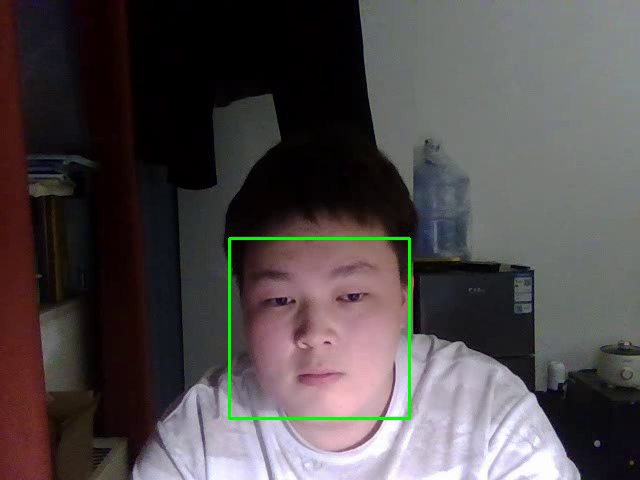
#> input picture frame 14 of 摄像/videos/video_20260422_195410.avi, 640 x 480 px, given in place of the camera
$ python main.py
#> lines starting #> are read from the running program, lines starting #| are printed output that depends on the picture; after the words box and inside, x2 and y2 are one past the last pixel; in counts of white or black regions, pixels touching at a corner belong together
import cv2
import os
import datetime

def main():
    # 1. 加载 OpenCV 自带的预训练人脸检测模型 (Haar Cascade)
    face_cascade = cv2.CascadeClassifier(cv2.data.haarcascades + 'haarcascade_frontalface_default.xml')

    # 2. 打开电脑的默认摄像头 (数字 0 表示默认摄像头)
    cap = cv2.VideoCapture(0)

    if not cap.isOpened():
        print("错误：无法打开摄像头。")
        return

    print("摄像头已开启。按 's' 开始录制，按 'p' 停止录制，按 'q' 键退出程序。")

    # 创建保存视频的文件夹
    output_dir = '摄像/videos'
    os.makedirs(output_dir, exist_ok=True)

    is_recording = False
    video_writer = None

    while True:
        # 3. 逐帧读取摄像头的画面
        ret, frame = cap.read()
#> frame is the input picture: shape (480, 640, 3); mean B, G, R 75.3, 74.3, 80.4

        if not ret:
            print("无法获取画面帧。")
            break

        # 4. 将彩色图像转换为灰度图像 (人脸检测模型在灰度图上运行更快、更准确)
        gray = cv2.cvtColor(frame, cv2.COLOR_BGR2GRAY)
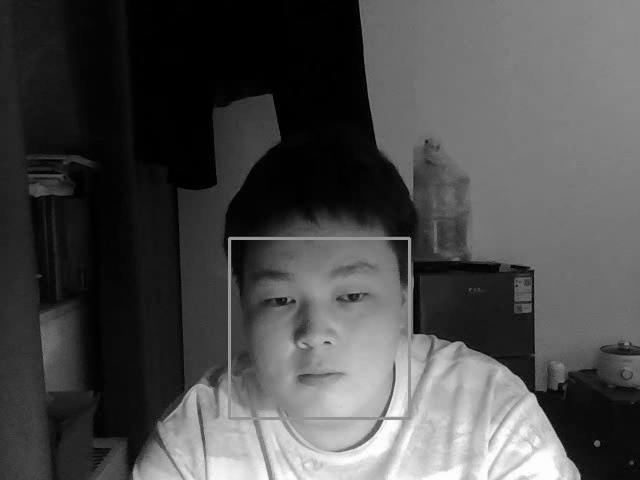
#> gray: shape (480, 640); min 0, max 255, mean 76.2

        # 5. 进行人脸检测
        faces = face_cascade.detectMultiScale(gray, scaleFactor=1.1, minNeighbors=5, minSize=(30, 30))
#> faces = [[229, 234, 183, 183]]

        # 6. 遍历检测到的所有人脸数据
        for (x, y, w, h) in faces:
            # 在原图(彩色画面)上绘制矩形方框
            cv2.rectangle(frame, (x, y), (x + w, y + h), (0, 255, 0), 2)
#> this loop made 1 pass
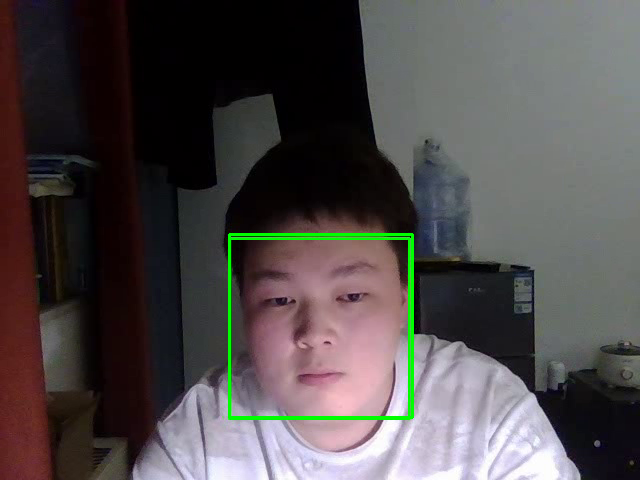
#> frame: shape (480, 640, 3); 0.7% of pixels changed, all inside (x1, y1, x2, y2) = (228, 233, 414, 419)

        # 7. 显示带有方框的实时画面
        cv2.imshow('Face Detection', frame)

        key = cv2.waitKey(1) & 0xFF
#> (key q is pressed here)

        if key == ord('s') and not is_recording:
            is_recording = True
            timestamp = datetime.datetime.now().strftime("%Y%m%d_%H%M%S")
            video_path = os.path.join(output_dir, f"video_{timestamp}.avi")
            fourcc = cv2.VideoWriter_fourcc(*'XVID')
            video_writer = cv2.VideoWriter(video_path, fourcc, 20.0, (frame.shape[1], frame.shape[0]))
            print(f"开始录制，视频将保存至 {video_path}")

        elif key == ord('p') and is_recording:
            is_recording = False
            if video_writer:
                video_writer.release()
                video_writer = None
                print("录制结束。")

        elif key == ord('q'):
            if is_recording:
                video_writer.release()
                print("程序退出，录制已保存。")
            break

        if is_recording and video_writer:
            video_writer.write(frame)


    # 9. 释放摄像头资源，关闭所有显示窗口
    cap.release()
    cv2.destroyAllWindows()


if __name__ == "__main__":
    main()

$ run again, starting later in the video
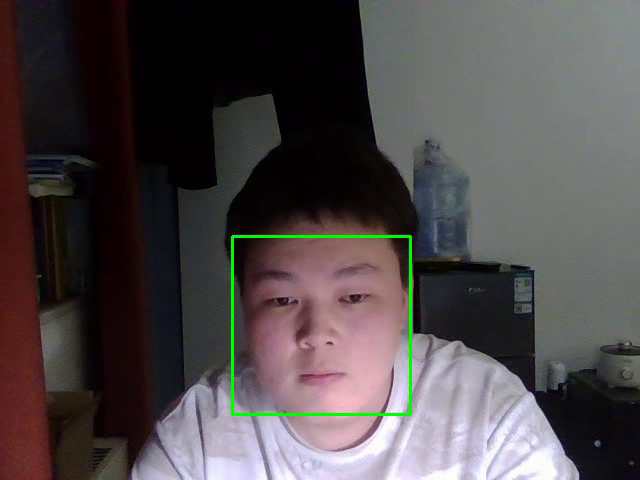
#> input picture frame 66 of 摄像/videos/video_20260422_195410.avi, 640 x 480 px, given in place of the camera
#> in main, frame is the input picture: shape (480, 640, 3); mean B, G, R 73.8, 73, 79
#> in main, `gray = cv2.cvtColor(frame, cv2.COLOR_BGR2GRAY)`:
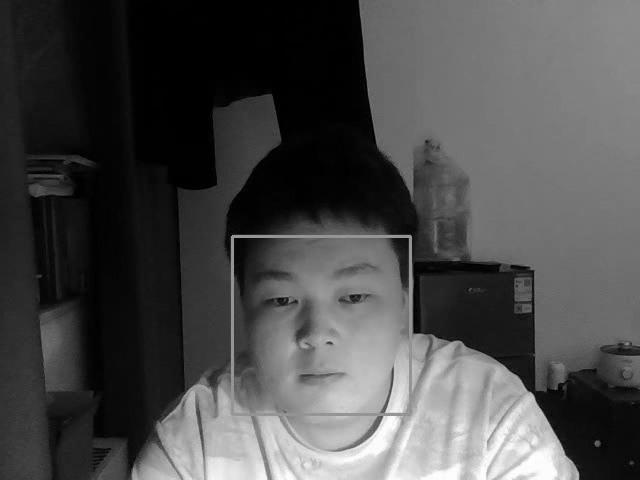
#> gray: shape (480, 640); min 0, max 255, mean 74.8
#> faces = [[230, 235, 182, 182]]
#> the loop in main, `for (x, y, w, h) in faces:` made 1 pass
#> after the loop in main, `for (x, y, w, h) in faces:`:
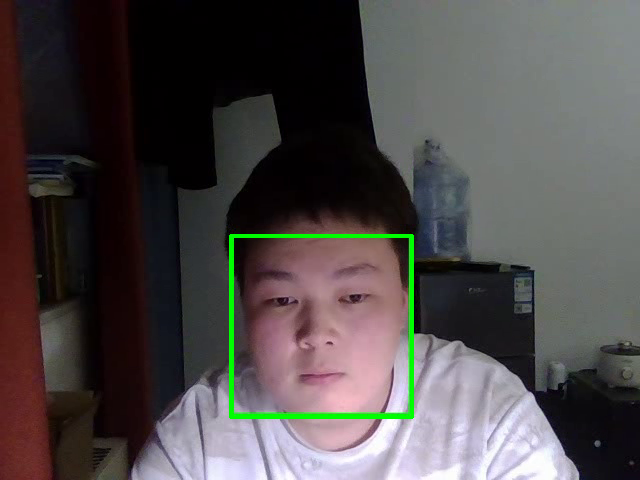
#> frame: shape (480, 640, 3); 0.69% of pixels changed, all inside (x1, y1, x2, y2) = (229, 234, 414, 419)

$ run again, starting later in the video
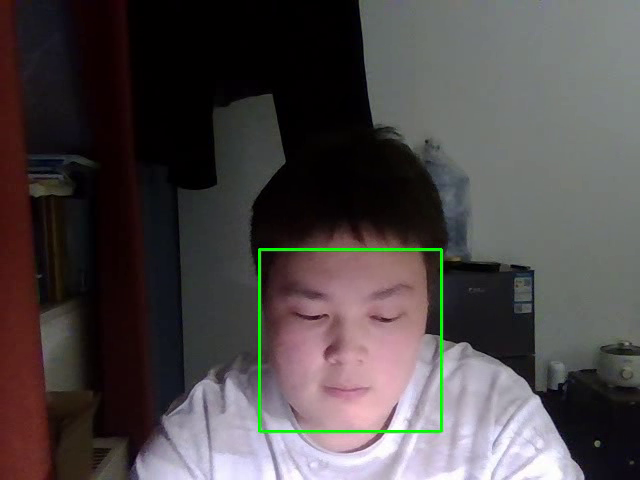
#> input picture frame 117 of 摄像/videos/video_20260422_195410.avi, 640 x 480 px, given in place of the camera
#> in main, frame is the input picture: shape (480, 640, 3); mean B, G, R 72.7, 72.1, 78.1
#> in main, `gray = cv2.cvtColor(frame, cv2.COLOR_BGR2GRAY)`:
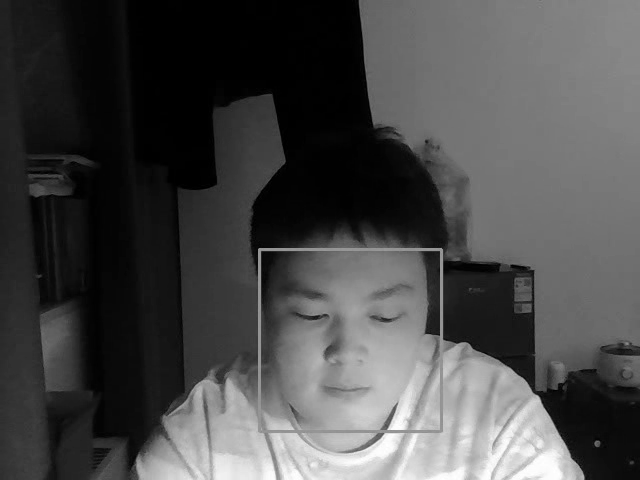
#> gray: shape (480, 640); min 0, max 255, mean 73.9
#> faces = [[257, 250, 183, 183]]
#> the loop in main, `for (x, y, w, h) in faces:` made 1 pass
#> after the loop in main, `for (x, y, w, h) in faces:`:
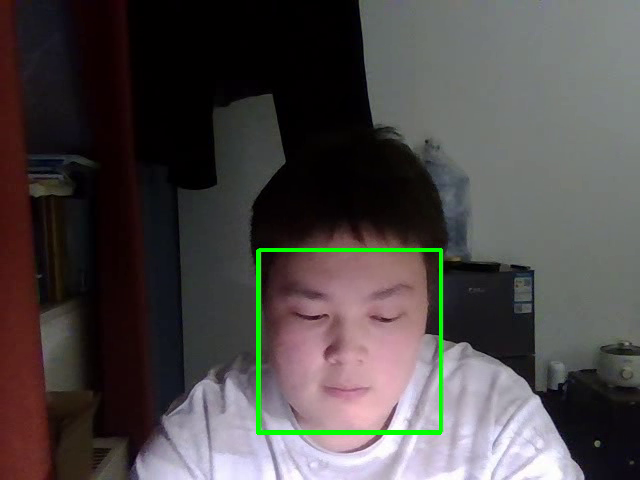
#> frame: shape (480, 640, 3); 0.7% of pixels changed, all inside (x1, y1, x2, y2) = (256, 249, 442, 435)
